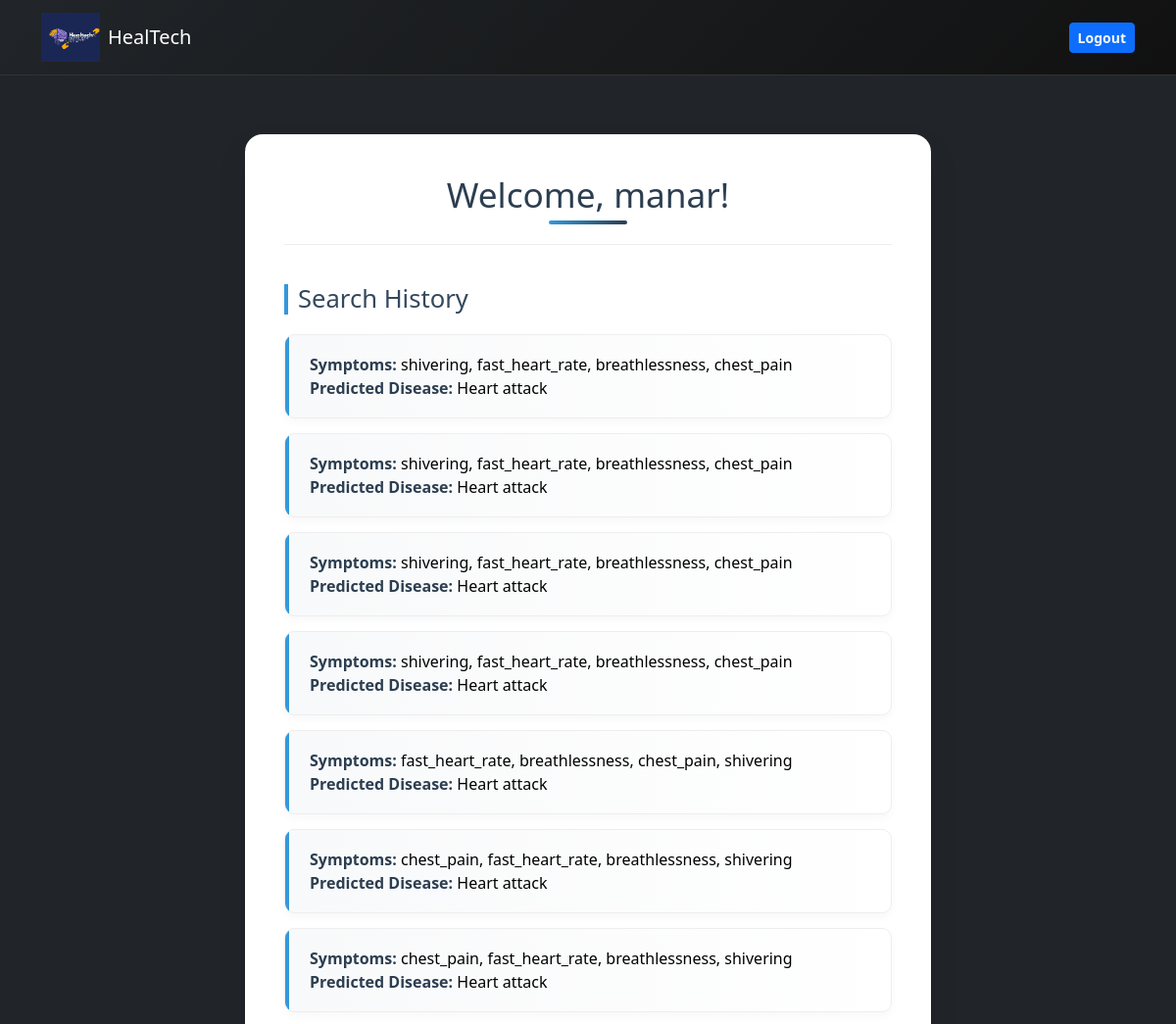
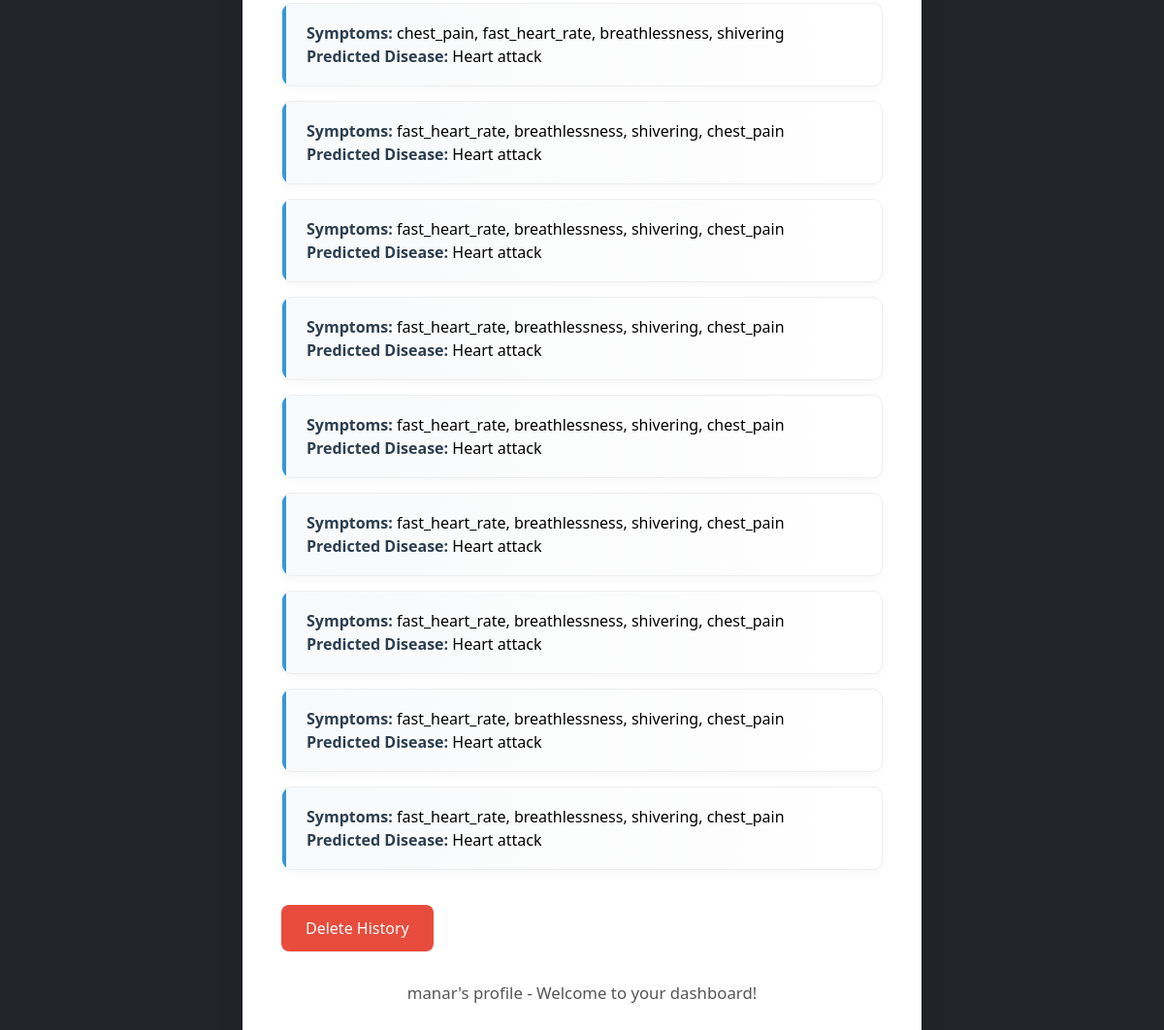
Page /profile (signed in) on the committed database (2 pictures, top to bottom).
### tables this page shows
CREATE TABLE history (
            id INTEGER PRIMARY KEY AUTOINCREMENT,
            username TEXT NOT NULL,
            symptoms TEXT NOT NULL,
            predicted_disease TEXT NOT NULL
        );

### main.py (the view)
@app.route('/profile')
def profile():
    username = session.get('username')
    if not username:
        return "Not logged in"
    conn = sqlite3.connect('users.db')
    c = conn.cursor()
    c.execute('''
        SELECT symptoms, predicted_disease FROM history
        WHERE username = ?
        ORDER BY id DESC
    ''', (username,))
    history = c.fetchall()
    conn.close()
    user_description = f"{username}'s profile - Welcome to your dashboard!"
    return render_template('profile.html', username=username, description=user_description, history=history)

### templates/profile.html (shortened to what this page needs)
<!DOCTYPE html>
<html>
<head>
     <link href="https://cdn.jsdelivr.net/npm/bootstrap@5.3.1/dist/css/bootstrap.min.css" rel="stylesheet">
    <link rel="stylesheet" href="https://cdnjs.cloudflare.com/ajax/libs/font-awesome/6.4.0/css/all.min.css">
</head>
<body class="bg-dark text-light">
    <nav class="navbar navbar-expand-lg navbar-dark gradient-nav">
        <div class="container">
            <a class="navbar-brand nav-brand d-flex align-items-center" href="{{ url_for('home') }}">
                <img src="{{ url_for('static', filename='LOGO.jpg') }}"
                     alt="Logo"
                     class="me-2"
                     style="width: 60px; height: 50px;">
                HealTech
            </a>
            <div class="ms-auto">
                <a href="{{ url_for('logout') }}" class="btn btn-primary btn-sm fw-bold text-light">
                    Logout
                </a>
            </div>
        </div>
    </nav>
    <div class="profile-container">
        <div class="profile-header">
            <h1>Welcome, {{ username }}!</h1>
        </div>
        <div class="history-section">
            <h2>Search History</h2>
            {% if history %}
                <ul>
                    {% for entry in history %}
                        <li>
                            <strong>Symptoms:</strong> {{ entry[0] }}<br>
                            <strong>Predicted Disease:</strong> {{ entry[1] }}
                        </li>
                    {% endfor %}
                </ul>
                <form method="POST" action="{{ url_for('delete_history') }}">
                    <button type="submit" class="delete-button">Delete History</button>
                </form>
            {% else %}
                <div class="empty-history">
                    No search history yet. Start by making your first diagnosis!
                </div>
            {% endif %}
        </div>
        <p>{{ description }}</p>
    </div>
</body>
</html>

### templates/profile.html (style rules this page uses)
:root { --primary-blue: #2563eb; --accent-yellow: #2563eb; --dark-bg: #8f0e0e00; --dark-secondary: #1a1a1a; }
.profile-container { max-width: 700px; margin: 60px auto; background-color: #ffffff; padding: 40px; border-radius: 18px; box-shadow: 0 12px 30px rgba(0, 0, 0, 0.08); text-align: center; position: relative; overflow: hidden; transition: transform 0.3s ease, box-shadow 0.3s ease; }
.profile-header { padding-bottom: 20px; border-bottom: 1px solid #eee; margin-bottom: 30px; }
h1 { margin-bottom: 10px; font-size: 2.2em; color: #2c3e50; position: relative; display: inline-block; }
h1::after { content: ''; position: absolute; bottom: -10px; left: 50%; transform: translateX(-50%); width: 80px; height: 4px; background: linear-gradient(90deg, #3498db, #2c3e50); border-radius: 2px; }
h2 { margin-top: 40px; font-size: 1.6em; color: #34495e; text-align: left; padding-left: 10px; border-left: 4px solid #3498db; }
.history-section { margin-top: 30px; text-align: left; }
ul { list-style: none; padding: 0; margin-top: 20px; }
li { background: linear-gradient(to right, #f8f9fa 0%, #ffffff 100%); border-radius: 10px; padding: 18px 25px; margin: 15px 0; box-shadow: 0 4px 10px rgba(0, 0, 0, 0.03); border: 1px solid #eee; transition: all 0.3s ease; position: relative; overflow: hidden; color: #000; }
li::before { content: ''; position: absolute; top: 0; left: 0; height: 100%; width: 4px; background: #3498db; }
li strong { color: #2c3e50; font-weight: 600; }
p { margin-top: 30px; color: #555; line-height: 1.6; font-size: 1.05em; }
.delete-button { margin-top: 20px; background-color: #e74c3c; color: white; padding: 12px 25px; border: none; border-radius: 8px; font-size: 1em; cursor: pointer; transition: background-color 0.3s ease; }
.gradient-nav { background: linear-gradient(135deg, var(--dark-bg) 0%, #111111 100%); border-bottom: 1px solid #333333; }

### rows in the picture
history: symptoms "shivering, fast_heart_rate, breathlessness, chest_pain", predicted_disease "Heart attack"
history: symptoms "shivering, fast_heart_rate, breathlessness, chest_pain", predicted_disease "Heart attack"
history: symptoms "shivering, fast_heart_rate, breathlessness, chest_pain", predicted_disease "Heart attack"
history: symptoms "shivering, fast_heart_rate, breathlessness, chest_pain", predicted_disease "Heart attack"
history: symptoms "fast_heart_rate, breathlessness, chest_pain, shivering", predicted_disease "Heart attack"
history: symptoms "chest_pain, fast_heart_rate, breathlessness, shivering", predicted_disease "Heart attack"
history: symptoms "chest_pain, fast_heart_rate, breathlessness, shivering", predicted_disease "Heart attack"
history: symptoms "chest_pain, fast_heart_rate, breathlessness, shivering", predicted_disease "Heart attack"
history: symptoms "fast_heart_rate, breathlessness, shivering, chest_pain", predicted_disease "Heart attack"
history: symptoms "fast_heart_rate, breathlessness, shivering, chest_pain", predicted_disease "Heart attack"
history: symptoms "fast_heart_rate, breathlessness, shivering, chest_pain", predicted_disease "Heart attack"
history: symptoms "fast_heart_rate, breathlessness, shivering, chest_pain", predicted_disease "Heart attack"
history: symptoms "fast_heart_rate, breathlessness, shivering, chest_pain", predicted_disease "Heart attack"
history: symptoms "fast_heart_rate, breathlessness, shivering, chest_pain", predicted_disease "Heart attack"
history: symptoms "fast_heart_rate, breathlessness, shivering, chest_pain", predicted_disease "Heart attack"
history: symptoms "fast_heart_rate, breathlessness, shivering, chest_pain", predicted_disease "Heart attack"

### other values in the picture
{{ username }} "manar"
{{ description }} "manar's profile - Welcome to your dashboard!"
